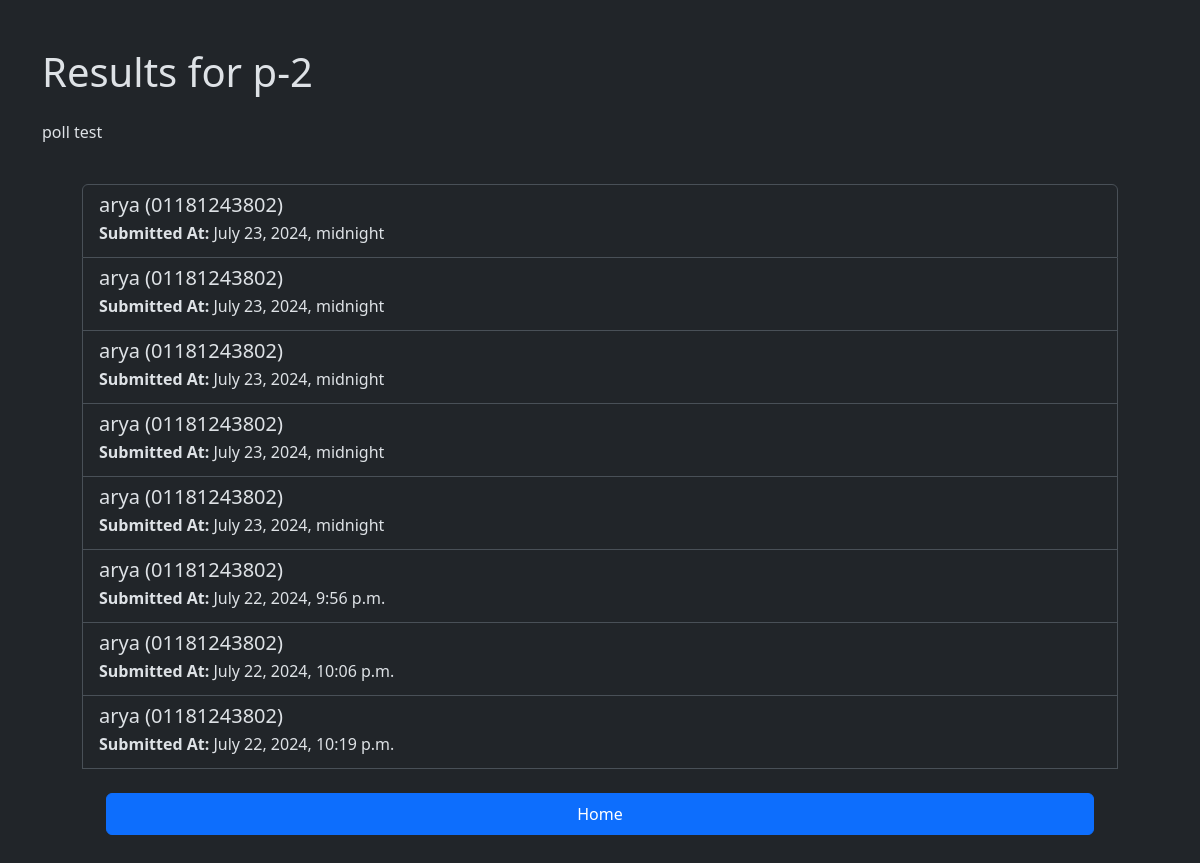
The page /poll/2/results/ on the database its author committed.
### home/models.py (models this page shows, shortened)
class Poll(models.Model):
    title = models.CharField(max_length=200)
    description = models.TextField()
    created_at = models.DateTimeField(auto_now_add=True)
    valid_till = models.DateTimeField()

class Response(models.Model):
    user_info = models.ForeignKey(UserInfo, on_delete=models.CASCADE)
    poll = models.ForeignKey(Poll, on_delete=models.CASCADE)
    score = models.IntegerField(default=0)
    submit_time = models.DateTimeField(auto_now_add=True,null=True ,blank=True)  # Changed to DateTimeField for precision

class UserInfo(models.Model):
    name = models.CharField(max_length=100)
    phone_number = models.CharField(max_length=15)

### home/views.py (the view)
# urls.py: path('poll/<int:poll_id>/results/', views.poll_results, name='poll_results'),
def poll_results(request, poll_id):
    poll = get_object_or_404(Poll, pk=poll_id)
    responses = Response.objects.filter(poll=poll)
    return render(request, 'polls/poll_results.html', {'poll': poll, 'responses': responses})

### home/templates/polls/poll_results.html (shortened to what this page needs)
{% extends "layout.html" %}
{% block content %}
<div class="container mt-5">
    <h1 class="mb-4">Results for {{ poll.title }}</h1>
    <p>{{ poll.description }}</p>
    <div class="list-group p-4 m-3">
        {% for response in responses %}
            <div class="list-group-item">
                <h5 class="mb-1">{{ response.user_info.name }} ({{ response.user_info.phone_number }})</h5>
                <p class="mb-1"><strong>Submitted At:</strong> {{ response.submit_time }}</p>
            </div>
        {% endfor %}
        <a href="{% url 'index' %}" class='btn btn-primary m-4 p-2'>Home</a>
    </div>
</div>
{% endblock %}

### rows shown on the page
Poll: title "p-2", description "poll test"
Response: user_info.name "arya", user_info.phone_number "01181243802", submit_time "July 23, 2024, midnight"
Response: user_info.name "arya", user_info.phone_number "01181243802", submit_time "July 23, 2024, midnight"
Response: user_info.name "arya", user_info.phone_number "01181243802", submit_time "July 23, 2024, midnight"
Response: user_info.name "arya", user_info.phone_number "01181243802", submit_time "July 23, 2024, midnight"
Response: user_info.name "arya", user_info.phone_number "01181243802", submit_time "July 23, 2024, midnight"
Response: user_info.name "arya", user_info.phone_number "01181243802", submit_time "July 22, 2024, 9:56 p.m."
Response: user_info.name "arya", user_info.phone_number "01181243802", submit_time "July 22, 2024, 10:06 p.m."
Response: user_info.name "arya", user_info.phone_number "01181243802", submit_time "July 22, 2024, 10:19 p.m."
